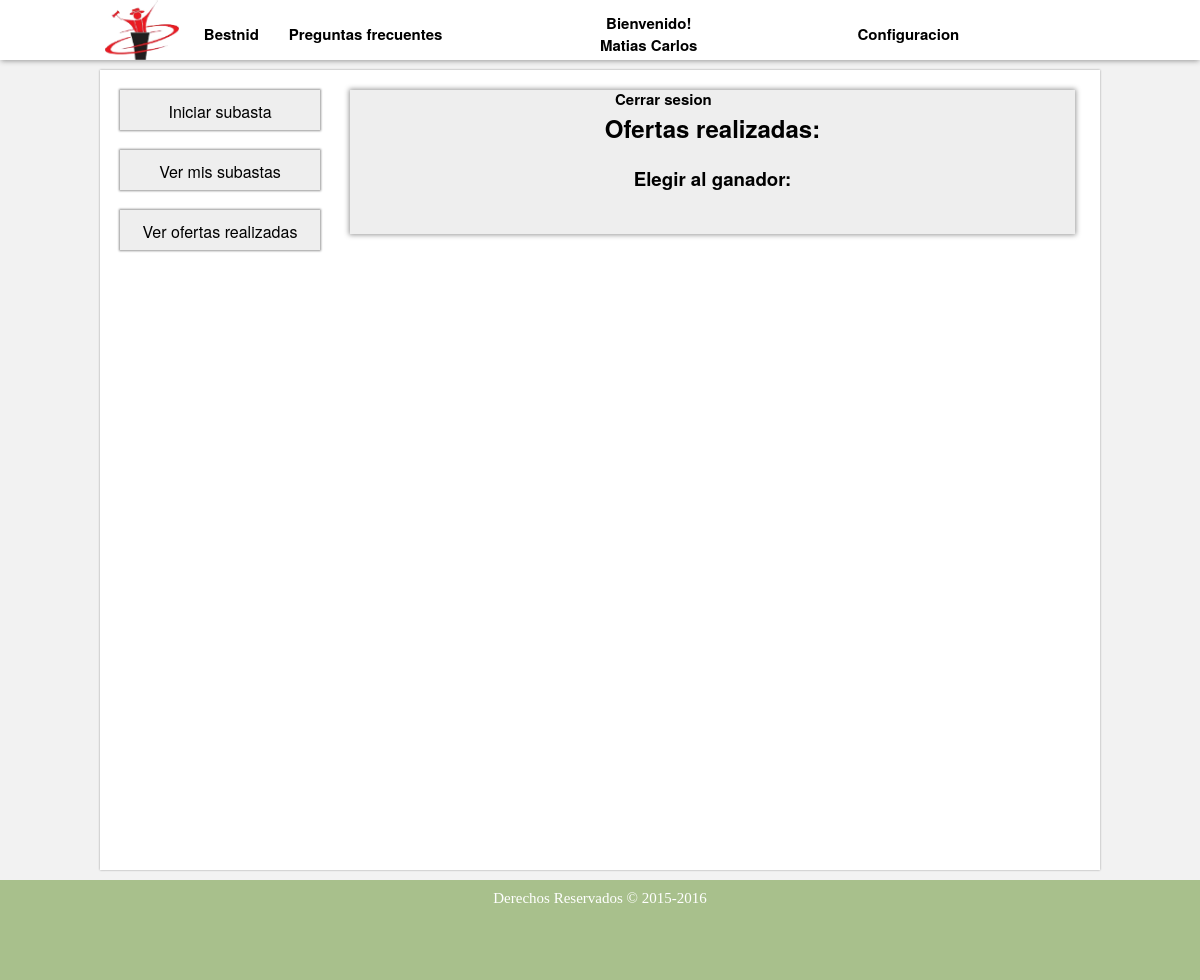
The app's page /ver_ofertas.php?id=29 (signed in), older data.
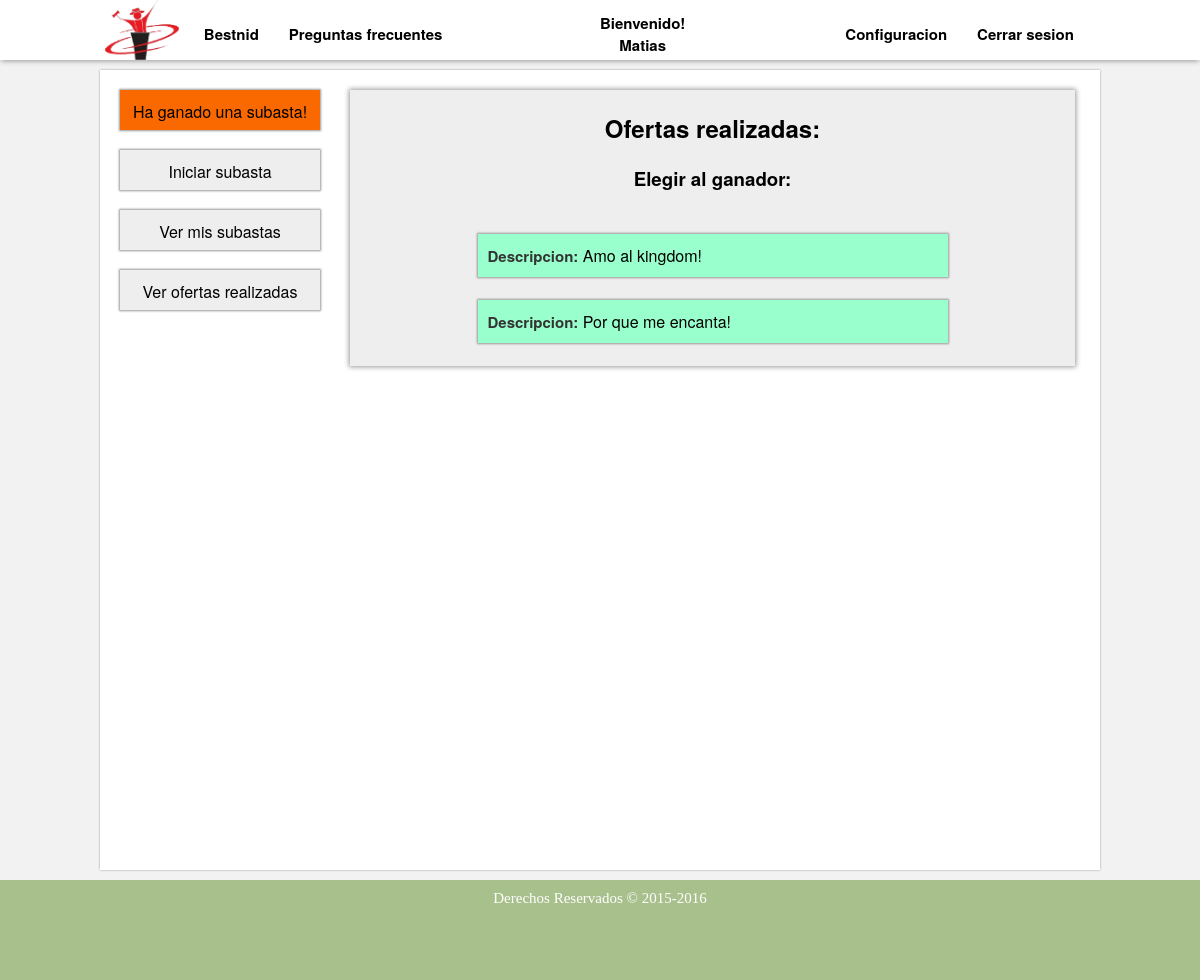
The same page, newer data.
### tables this page shows
CREATE TABLE IF NOT EXISTS `oferta` (
`idOferta` int(11) NOT NULL,
  `descripcion` text NOT NULL,
  `precio` float NOT NULL,
  `fecha` datetime NOT NULL,
  `IdSubasta` int(11) NOT NULL,
  `IdUsuario` int(11) NOT NULL
);

### ver_ofertas.php (the view, shortened to what this page needs)
<?php
	$conectar=conectar();
	$id=$_GET['id'];
	$hoy=date("Y-m-d H:i:s");
	$consulta="SELECT * FROM subasta WHERE idSubasta = '$id'";
	$resul=mysqli_query($conectar,$consulta);
	$subasta=mysqli_fetch_array($resul);
?>
<!DOCTYPE html>
<html lang="es">
	<head>
		<link rel="stylesheet" href="./estilos/estilo.css">
		<link rel="stylesheet" href="./estilos/otros_estilos.css">
		<link rel="stylesheet" href="./estilos/mas_estilos.css">
		<link rel="stylesheet" href="./estilos/nuevos_estilos.css">
	</head>
	<body>
		<?php include ('./menu.php'); ?>
		<div id='cuerpo'>
			<section>
				<div id="contenedor">
					<h2><b>Ofertas realizadas: </b></h2>
					<h3>Elegir al ganador: </h3>
					<?php
						$resul=mysqli_query($conectar,"SELECT * FROM oferta WHERE IdSubasta='$id' ORDER BY fecha");
						if ($subasta['fechaFin'] < $hoy && $subasta['idOfertaGanadora'] == -1) {
							while($oferta=mysqli_fetch_array($resul)){
								echo "<a href='./ver_ofertas.php?id=$id&oferta=$oferta[idOferta]'><div class='oferta'><div class='o'>Descripcion:</div> $oferta[descripcion]</div></a></br>";
							}
						}
						else {
							while($oferta=mysqli_fetch_array($resul)){
								echo "<div class='oferta'><div class='o'>Descripcion:</div> $oferta[descripcion]</div></br>";
							}
						}
					?>
				</div>
			</section>
			<aside>
				<?php include ('./aside_botones.php'); ?>
				<a href="./iniciar_subasta.php"><div class="boton_aside">Iniciar subasta</div></a>
				<a href="./ver_mis_subastas.php"><div class="boton_aside">Ver mis subastas</div></a>
				<a href="./ver_mis_ofertas.php"><div class="boton_aside">Ver ofertas realizadas</div></a>
			</aside>
		</div>
		<footer>
			<span>Derechos Reservados &copy; 2015-2016</span>
		</footer>
	</body>
</html>

### menu.php (shortened to what this page needs)
<!DOCTYPE html>
<html lang="es">
	<head>
		<link rel="stylesheet" href="./estilos/estilo.css">
		<link rel="stylesheet" href="./estilos/mas_estilos.css">
	</head>
	<nav>
		<div id='barraNav'>
			<a href="./index.php"><img id='nav_logo' src="./imagenes/bestnid/logo.png"></a>
			<a href="./index.php""><div class="nav_boton">Bestnid</div></a>
			<a href=""><div class="nav_boton">Preguntas frecuentes</div></a>
			<?php
				if(!isset($_SESSION['usuario'])) {
			?>
				<div id="nav_derecha">
					<a href="./registro.php"><div class="nav_boton">Registrarse</div></a>
					<a href="./recuperar_clave.php"><div class="nav_boton">Recuperar clave</div></a>
					<form method="POST" name="iniciarsesion" action="./sistema/iniciar_sesion.php">
						<div class="nav_sesion">
							<input type="email" id="emailmenu" name="usermenu" placeholder="Correo"></br>
							<input type="password" id="passmenu" name="passmenu" placeholder="Clave">
						</div>
						<div id="ingresar">
							<input type="button" value="Ingresar" onclick="valida()">
						</div>
					</form>
				</div>
			<?php
				}
				else {
			?>
				<div id="nav_derecha">
					<div class="nav_boton_bienvenido">
						Bienvenido!</br>
						<?php echo $_SESSION['nombre'] ?>
					</div>
					<a href="./configuracion.php"><div class="nav_boton">Configuracion</div></a>
					<a href="./sistema/cerrar_sesion.php"><div class="nav_boton">Cerrar sesion</div></a>
				</div>
			<?php
				}
			?>
		</div>
	</nav>
</html>

### aside_botones.php (shortened to what this page needs)
<?php
	$conec=conectar();
	if(isset($_SESSION['usuario'])) {
		$idUsuario=$_SESSION['usuario'];
		$hoy=date("Y-m-d H:i:s");
?>
<?php
		$resul=mysqli_query($conec,"SELECT * FROM subasta INNER JOIN oferta ON (subasta.idOfertaGanadora = oferta.idOferta) WHERE subasta.fechaFin < '$hoy' AND oferta.IdUsuario = $idUsuario AND subasta.pago = 0");
		if(mysqli_num_rows($resul)!=0){
?>
			<a href="./ver_mis_ofertas.php"><div style="background-color: #FA6800;" class="boton_aside">Ha ganado una subasta!</div></a>
<?php
		}
	}
?>

Row changes from the older to the newer data that the page shows:
added oferta: descripcion "Amo al kingdom!"
added oferta: descripcion "Por que me encanta!"
Text that changed along with them:
$_SESSION['nombre']: "Matias Carlos" → "Matias"
text now shown: "Ha ganado una subasta!"
